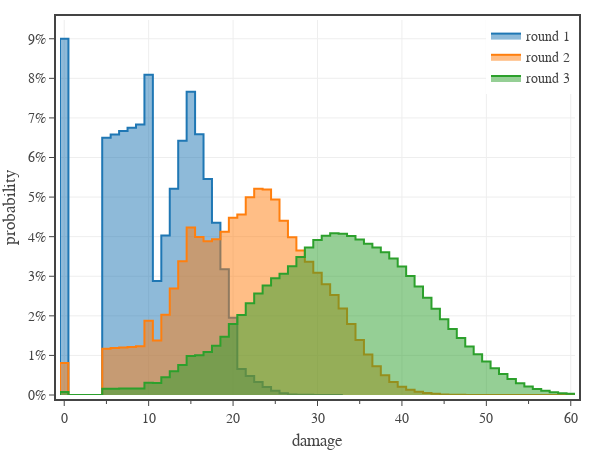

The code cell stored with this chart in its notebook:
### Code cell
# Fig. 1: plots the damage distribution for an example combat encounter after two rounds of combat
combatants = [
    cp.Combatant(
        group='c1',
        name='c1',
        opponent='c2',
        level=5,
        hit_points = 30,
        damage = [2 @ cp.attack(5, 1 @ d(6) + 4, 2 @ d(6) + 4).damage(12)],
    ),
    cp.Combatant(
        group='c2',
        name='c2',
        opponent='c1',
        level=5,
        hit_points = 30,
        damage = [1 @ cp.attack(5, 1 @ d(8) + 5, 2 @ d(8) + 5).damage(12)],
    )
]
e = cp.Encounter(combatants, rounds=8)

# create figure
x_min = -1
#x_max = max([c.hit_points for c in combatants])
x_max = 61
fig = go.Figure(
    layout=go.Layout(
        template=tfb.FIG_TEMPLATE,
        xaxis=dict(
            title_text='damage',
            range=[x_min+0.5,x_max-0.5],
            tick0=0, dtick=10,
            minor=dict(tick0=0, dtick=5.0),
        ),
        yaxis=dict(
            title_text='probability',
            #range=[0,0.1],
            tickformat='.0%'
        ),
        legend=dict(
            xanchor='right', yanchor='top',
            x=1.00, y=1.00,
            orientation='v',
            tracegroupgap=0,
        )
    )
)
i = -1
for round in [1,2,3]:
    for group in ['c1']:
        i += 1
        damage = e.group_damage(group, e.get_turn(group, round), clip=False)
        x = np.linspace(-1, damage.max_outcome()+1, damage.max_outcome() + 3)
        y = np.array([damage.probability(d) for d in x])
        fig.add_trace(go.Scatter(
            x=x, 
            y=y,
            name=f'round {round:.0f}',
            line_shape='hvh',
            line_color=COLOR_LIST[i],
            mode='lines',
            fill='tozeroy',
            hoveron='points',
            hovertemplate=
                f'<b>round {round:.0f}</b><br>'+
                'damage %{x:.0f}<br>'+
                'probability %{y:.1%}<extra></extra>',
        ))

# show figure
fig.update_layout(width=600, height=450)
fig.show(config=tfb.FIG_CONFIG)

# save figures
if SAVEFIGS:
    fig.update_layout(autosize=True, width=None, height=None)
    tfb.save_fig_html(fig, format='large', name=f'./fig-example-damage-distribution-large')
    tfb.save_fig_html(fig, format='small', name=f'./fig-example-damage-distribution-small')

### Figure 1 — Plotly figure (JSON) as saved in the notebook; plotly's stock layout.template omitted (floating-point values rounded to 4 significant figures)
{"data": [{"fill": "tozeroy", "hoveron": "points", "hovertemplate": "<b>round 1</b><br>damage %{x:.0f}<br>probability %{y:.1%}<extra></extra>", "line": {"color": "#1f77b4", "shape": "hvh"}, "mode": "lines", "name": "round 1", "type": "scatter", "x": [-1, 0, 1, 2, 3, 4, 5, 6, 7, 8, 9, 10, 11, 12, 13, 14, 15, 16, 17, 18, 19, 20, 21, 22, 23, 24, 25, 26, 27, 28, 29, 30, 31, 32, 33], "y": [0, 0.09, 0, 0, 0, 0, 0.065, 0.06583, 0.06667, 0.0675, 0.06833, 0.0809, 0.02877, 0.04028, 0.05209, 0.06421, 0.07664, 0.0659, 0.05458, 0.04349, 0.0318, 0.0195, 0.00659, 0.004796, 0.003279, 0.002047, 0.001103, 0.0004552, 0.000108, 6.752e-05, 3.858e-05, 1.929e-05, 7.716e-06, 1.929e-06, 0]}, {"fill": "tozeroy", "hoveron": "points", "hovertemplate": "<b>round 2</b><br>damage %{x:.0f}<br>probability %{y:.1%}<extra></extra>", "line": {"color": "#ff7f0e", "shape": "hvh"}, "mode": "lines", "name": "round 2", "type": "scatter", "x": [-1, 0, 1, 2, 3, 4, 5, 6, 7, 8, 9, 10, 11, 12, 13, 14, 15, 16, 17, 18, 19, 20, 21, 22, 23, 24, 25, 26, 27, 28, 29, 30, 31, 32, 33, 34, 35, 36, 37, 38, 39, 40, 41, 42, 43, 44, 45, 46, 47, 48, 49, 50, 51, 52, 53, 54, 55, 56, 57, 58, 59, 60, 61, 62, 63, 64, 65], "y": [0, 0.0081, 0, 0, 0, 0, 0.0117, 0.01185, 0.012, 0.01215, 0.0123, 0.01879, 0.01374, 0.02025, 0.02693, 0.03377, 0.04231, 0.03992, 0.03886, 0.03933, 0.04124, 0.04479, 0.0456, 0.04999, 0.05208, 0.05188, 0.04938, 0.04403, 0.03983, 0.03652, 0.03365, 0.03091, 0.02797, 0.02528, 0.02182, 0.01792, 0.01393, 0.01023, 0.007283, 0.005002, 0.003295, 0.002095, 0.001312, 0.000829, 0.0004992, 0.0002858, 0.0001564, 8.361e-05, 4.529e-05, 2.508e-05, 1.304e-05, 6.356e-06, 2.937e-06, 1.337e-06, 6.312e-07, 3.063e-07, 1.365e-07, 5.538e-08, 2.066e-08, 7.517e-09, 2.947e-09, 1.228e-09, 4.465e-10, 1.34e-10, 2.977e-11, 3.721e-12, 0]}, {"fill": "tozeroy", "hoveron": "points", "hovertemplate": "<b>round 3</b><br>damage %{x:.0f}<br>probability %{y:.1%}<extra></extra>", "line": {"color": "#2ca02c", "shape": "hvh"}, "mode": "lines", "name": "round 3", "type": "scatter", "x": [-1, 0, 1, 2, 3, 4, 5, 6, 7, 8, 9, 10, 11, 12, 13, 14, 15, 16, 17, 18, 19, 20, 21, 22, 23, 24, 25, 26, 27, 28, 29, 30, 31, 32, 33, 34, 35, 36, 37, 38, 39, 40, 41, 42, 43, 44, 45, 46, 47, 48, 49, 50, 51, 52, 53, 54, 55, 56, 57, 58, 59, 60, 61, 62, 63, 64, 65, 66, 67, 68, 69, 70, 71, 72, 73, 74, 75, 76, 77, 78, 79, 80, 81, 82, 83, 84, 85, 86, 87, 88, 89, 90, 91, 92, 93, 94, 95, 96, 97], "y": [0, 0.000729, 0, 0, 0, 0, 0.001579, 0.0016, 0.00162, 0.00164, 0.001661, 0.003107, 0.00301, 0.004489, 0.006005, 0.007558, 0.009836, 0.01001, 0.01086, 0.01242, 0.0147, 0.01791, 0.02022, 0.02318, 0.02561, 0.02766, 0.02951, 0.03063, 0.03255, 0.03489, 0.03723, 0.03919, 0.04024, 0.04085, 0.04074, 0.04016, 0.03928, 0.03822, 0.03724, 0.03606, 0.03449, 0.03247, 0.03004, 0.02738, 0.02458, 0.02179, 0.01913, 0.01665, 0.01439, 0.01227, 0.01029, 0.008449, 0.006781, 0.005307, 0.004042, 0.002997, 0.002167, 0.00153, 0.001058, 0.0007153, 0.0004732, 0.0003068, 0.0001951, 0.0001216, 7.412e-05, 4.433e-05, 2.607e-05, 1.511e-05, 8.617e-06, 4.816e-06, 2.63e-06, 1.41e-06, 7.463e-07, 3.904e-07, 2.011e-07, 1.012e-07, 4.963e-08, 2.388e-08, 1.136e-08, 5.355e-09, 2.481e-09, 1.116e-09, 4.85e-10, 2.061e-10, 8.666e-11, 3.616e-11, 1.478e-11, 5.777e-12, 2.135e-12, 7.575e-13, 2.644e-13, 9.211e-14, 3.135e-14, 9.798e-15, 2.613e-15, 5.599e-16, 8.614e-17, 7.178e-18, 0]}], "layout": {"height": 450, "legend": {"orientation": "v", "tracegroupgap": 0, "x": 1, "xanchor": "right", "y": 1, "yanchor": "top"}, "width": 600, "xaxis": {"dtick": 10, "minor": {"dtick": 5, "tick0": 0}, "range": [-0.5, 60.5], "tick0": 0, "title": {"text": "damage"}}, "yaxis": {"tickformat": ".0%", "title": {"text": "probability"}}}}
